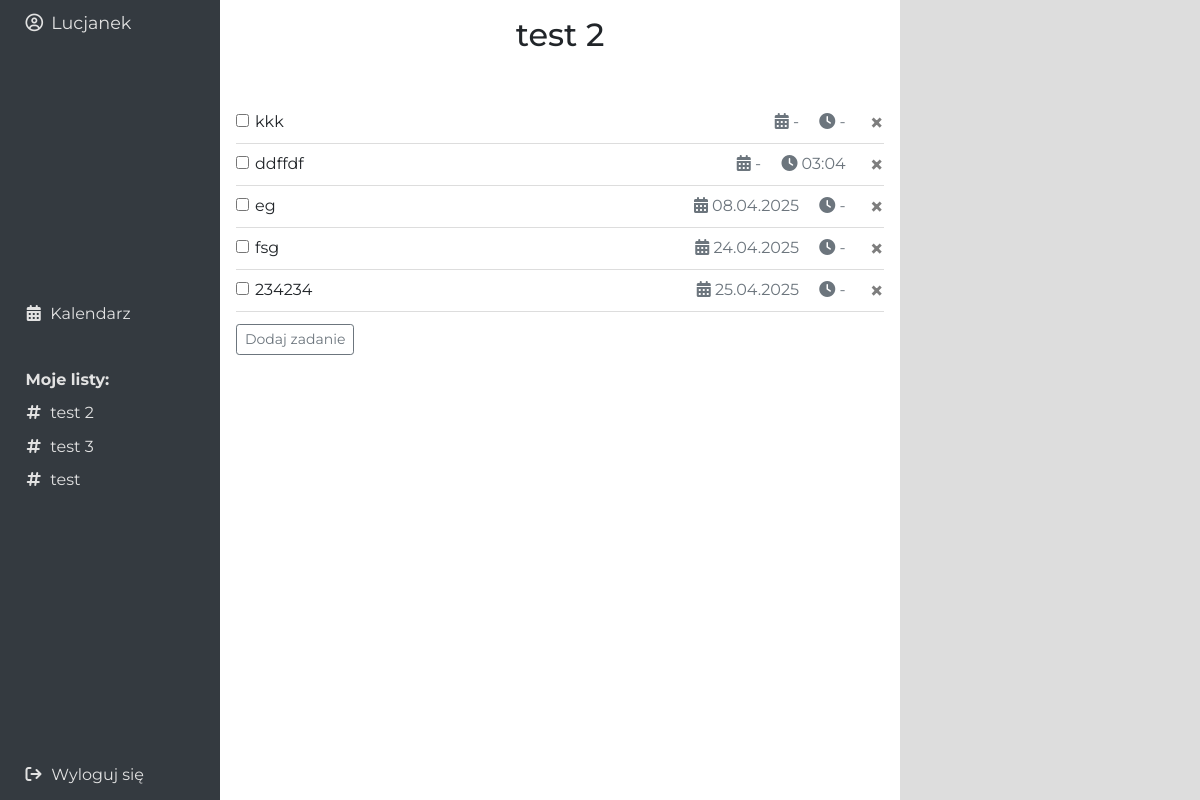
Page /2 (signed in) on the earlier database version.
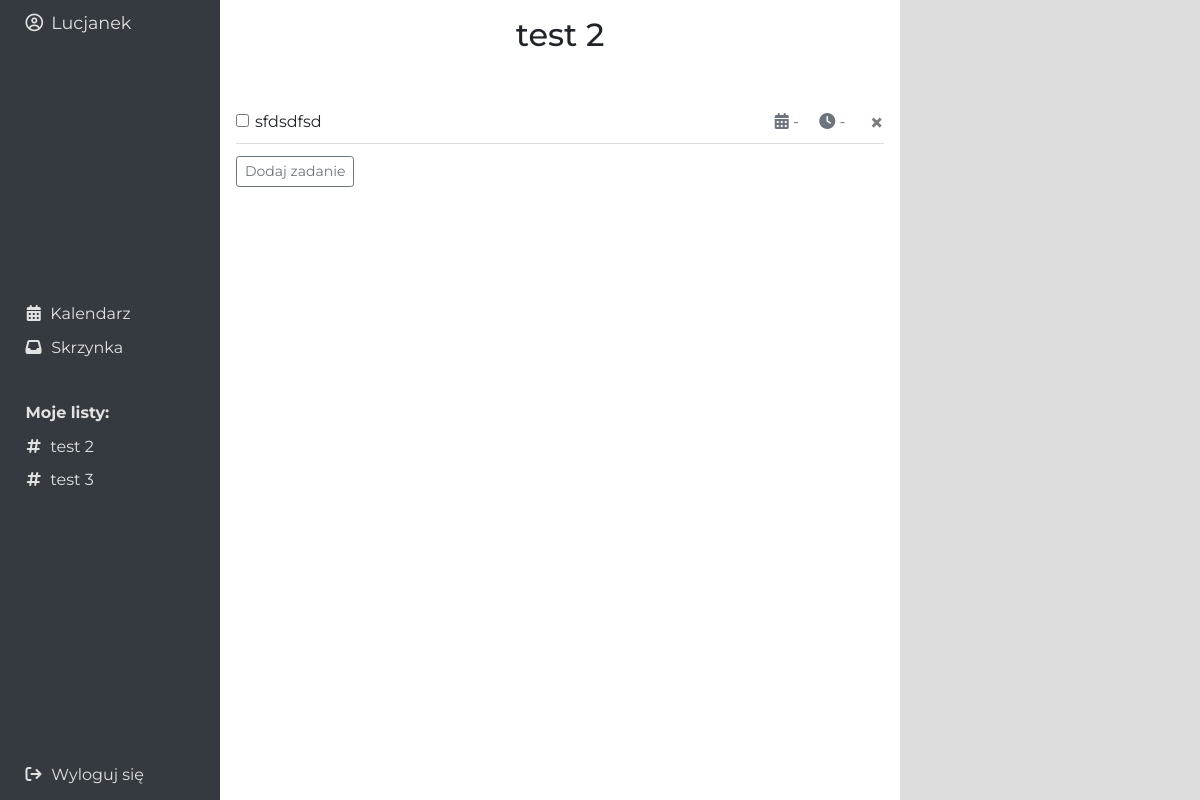
Same page on the later database version.
### website/models.py (models this page shows)
class User(db.Model, UserMixin):
    id = db.Column(db.Integer, primary_key=True)
    email = db.Column(db.String(255), unique=True)
    password = db.Column(db.String(150))
    first_name = db.Column(db.String(100))
    lists = db.relationship('List', backref='user', cascade='all, delete-orphan', lazy=True)

class List(db.Model):
    id = db.Column(db.Integer, primary_key=True)
    list_title = db.Column(db.String(150))
    user_id = db.Column(db.Integer, db.ForeignKey('user.id'))
    tasks = db.relationship('Task', backref='list', cascade='all, delete-orphan', lazy=True)
    is_default = db.Column(db.Boolean, default=False)

class Task(db.Model):
    id = db.Column(db.Integer, primary_key=True)
    data = db.Column(db.String(200))
    user_id = db.Column(db.Integer, db.ForeignKey('user.id'))
    list_id = db.Column(db.Integer, db.ForeignKey('list.id'), nullable=False)
    if_done = db.Column(db.Boolean, default = False)
    deadline_date = db.Column(db.Date, nullable=True, default = None)
    deadline_time = db.Column(db.Time, nullable=True, default = None)

### website/views.py (the view, shortened to what this page needs)
@views.route('/<int:list_id>', methods=['GET', 'POST'])
@login_required
def show_list(list_id):
    current_list = List.query.filter_by(id=list_id, user_id=current_user.id).first()
    if not current_list:
        flash("List not found.", category="error")
        return redirect(url_for('views.home'))
    return render_template('list.html', list=current_list, user=current_user)

### website/__init__.py (called while the page is built)
def create_app():
    app = Flask(__name__)
    app.config['SECRET_KEY'] = 'abc'
    app.config['SQLALCHEMY_DATABASE_URI'] = f'sqlite:///{DB_NAME}'
    db.init_app(app)
    migrate = Migrate(app, db)
    from .views import views
    from .auth import auth
    app.register_blueprint(views, url_prefix='/')
    app.register_blueprint(auth, url_prefix='/')
    from .models import User, List
    create_database(app)
    login_manager = LoginManager()
    login_manager.login_view = 'auth.login'
    login_manager.init_app(app)
    @login_manager.user_loader
    def load_user(id):
        return User.query.get(int(id))
    return app

### website/templates/list.html (shortened to what this page needs)
{% extends "base.html" %}
{% block head %}
<link href="{{ url_for('static', filename='list.css') }}" rel="stylesheet" />
{% endblock %}
{% block content %}
<h2 class="list-title"> {{list.list_title}} </h2>
<div class="task-list">
<ul class="tasks" id="tasks">
  {% for task in list.tasks if not task.if_done%}
  <li class="task">
    <form method="POST" action="{{ url_for('views.update_task', task_id=task.id) }}" class="form-check">
    <input type="checkbox" name="if_done" value="true" {% if task.if_done %}checked{% endif %} onchange="this.form.submit()">
    </form>
    <p class="task-data">{{ task.data }}</p>
    <span class="task-deadline text-muted">
    <i class="fa-solid fa-calendar-days"></i> {{ task.deadline_date.strftime('%d.%m.%Y') if task.deadline_date else '-' }}
    <i class="fa-solid fa-clock"></i> {{ task.deadline_time.strftime('%H:%M') if task.deadline_time else '-' }}
    </span>
    <button type="button" class="close" onClick="deleteTask({{ task.id }})">
    <span aria-hidden="true">&times;</span>
    </button>
  </li>
  {% endfor %}
</ul>
<button type="button" class="toggle-add-task-form btn btn-outline-secondary btn-sm" onclick="addTaskForm(this)">Dodaj zadanie</button>
{% set done_tasks = list.tasks | selectattr('if_done') | list %}
</div>
{% set done_tasks = list.tasks | selectattr('if_done') | list %}
{% endblock %}

### website/templates/base.html (shortened to what this page needs)
<!DOCTYPE html>
<html lang="pl">
  <head>
    <link
      rel="stylesheet"
      href="https://stackpath.bootstrapcdn.com/bootstrap/4.4.1/css/bootstrap.min.css"
    />
    <link
      rel="stylesheet"
      href="https://cdnjs.cloudflare.com/ajax/libs/font-awesome/6.5.0/css/all.min.css"
    />
    <link
      rel="stylesheet"
      href="https://stackpath.bootstrapcdn.com/font-awesome/4.7.0/css/font-awesome.min.css"
    />
    <link href="{{ url_for('static', filename='base.css') }}" rel="stylesheet" />
    {% block head %}{% endblock %}
  </head>
  <body>
  <div class="wrapper">
    <nav class="navbar navbar-dark bg-dark">
      {% if user.is_authenticated %}
        <div class="user">
          <p class="user-name"><i class="fa-regular fa-circle-user"></i>{{user.first_name}}</p>
        </div>
        <div class="nav">
          <div class=" nav-main">
            <button class="nav-button"><a class="link" id="home" href="/calendar"><i class="fa-solid fa-calendar"></i>Kalendarz</a></button>
            {% for list in user.lists if list.is_default %}
              <button class="nav-button"><a class="link" id="list" href="{{ url_for('views.show_list', list_id=list.id) }}"><i class="fa-solid fa-inbox"></i>{{ list.list_title }}</a></button>
            {% endfor %}
          </div>
          <div class="nav-lists">
            <button class="nav-button nav-button--my-lists"><a class="link" id="home" href="/home">Moje listy:</a></button>
            {% for list in user.lists if not list.is_default%}
            <button class="nav-button"><a class="link" id="list" href="{{ url_for('views.show_list', list_id=list.id) }}"><i class="fa-solid fa-hashtag"></i>{{ list.list_title }}</a></button>
            {% endfor %}
          </div>
        </div>
        <div class="logout">
          <button class="nav-button nav-button--logout"><a class="link" id="logout" href="/logout"><i class="fa-solid fa-arrow-right-from-bracket"></i>Wyloguj się</a></button>
        </div>
      {% else %}
        <button class="nav-button"><a class="link" id="login" href="/login">Zaloguj się</a></button>
        <button class="nav-button"><a class="link" id="signUp" href="/sign-up">Zarejestruj się</a></button>
      {% endif %}
    </nav>
    <main class="main-content">
      {% block content %} {% endblock %}
    </main>
    <div class="plant-container">
    </div>
  </div>
  </body>
</html>

### website/static/base.css (style rules this page uses)
* { margin: 0; box-sizing: border-box; }
body { font-family: montserrat !important; }
.wrapper { display: grid; grid-template-columns: 220px 1fr 300px; height: 100vh; overflow-x: auto; }
.navbar { position: relative; padding: 0 1rem; overflow-y: auto; color: #e2e2e2; }
.user { align-self: start; position: sticky; top: 0; left: 0; width: 100%; padding-top: 0.6rem; padding-bottom: 1.5rem; background-color: #343a40; }
.user-name { display: block; height: 100%; margin: 0; padding-left: 0.6rem; font-size: 1.1rem; }
.nav { display: flex; flex-direction: row; align-content: space-around; }
.nav-button { width: 100%; padding: 0.3rem 0.6rem; border: none; border-radius: 4px; background-color: transparent; text-align: left; }
.link { display: block; width: 100%; height: 100%; color: #e2e2e2; }
.nav-main { margin-bottom: 2rem; }
.nav-button--my-lists { font-weight: bold; }
.logout { align-self: end; position: sticky; bottom: 0; left: 0; width: 100%; padding-top: 1.5rem; padding-bottom: 0.5rem; background-color: #343a40; }
.main-content { min-width: 570px; overflow-y: auto; }
.plant-container { background-color: #ddd; }
.fa-circle-user { margin-right: 0.5rem; }
.fa-calendar, .fa-hashtag { margin-right: 0.6rem; margin-left: 0.07rem; }
.fa-arrow-right-from-bracket, .fa-inbox { margin-right: 0.6rem; }

### website/static/list.css (style rules this page uses)
.list-title { text-align: center; margin-top: 1rem; }
.task-list { max-width: 800px; padding: 1rem; margin: 2rem auto; }
.tasks { padding: 0; margin-bottom: 0.7rem; }
.task { display: flex; flex-direction: row; justify-content: start; align-content: baseline; padding: 0.5rem 0; list-style: none; border-bottom: 1px solid #ddd; width: 100%; }
.form-check { flex-shrink: 0; margin-right: 6px; padding: 0; }
.task-data { flex: 1; margin: 0; padding-bottom: 1px; }
.task-deadline { display: block; margin-right: 1.5rem; }
.fa-clock { margin-left: 1rem; }
.close { flex-shrink: 0; }

Differences in the rows shown:
removed List: list_title "test"
removed Task: data "kkk", deadline_date "-", deadline_time "-"
removed Task: data "ddffdf", deadline_date "-", deadline_time "03:04"
removed Task: data "eg", deadline_date "08.04.2025", deadline_time "-"
removed Task: data "fsg", deadline_date "24.04.2025", deadline_time "-"
removed Task: data "234234", deadline_date "25.04.2025", deadline_time "-"
added List: list_title "Skrzynka"
added Task: data "sfdsdfsd", deadline_date "-", deadline_time "-"
